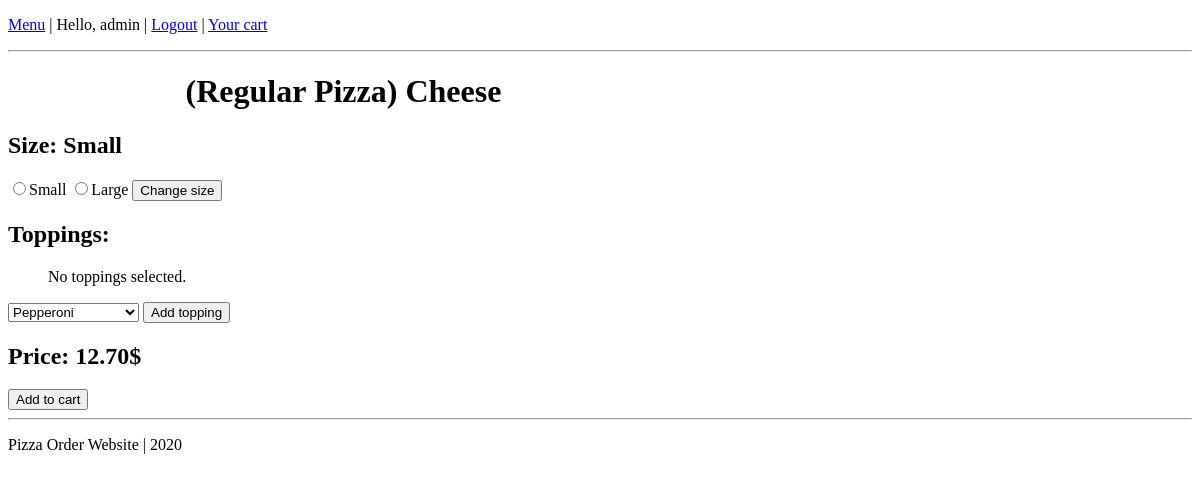
The page /1 (signed in) on the database its author committed.
### orders/models.py (models this page shows, shortened)
class MenuItem(models.Model):
    name_parent = models.ForeignKey(ItemName, on_delete=models.CASCADE, related_name='item_list', verbose_name='(Kind) - Name', default=-1)
    size_parent = models.ForeignKey(ItemSize, on_delete=models.CASCADE, related_name='item_list', verbose_name='(Kind) - Size', default=-1)
    price = models.DecimalField(max_digits=5, decimal_places=2, blank=False, default=0)
    @property
    def kind_parent(self):
        return self.name_parent.kind_parent
    @property
    def kind(self):
        return self.name_parent.kind_parent.kind
    @property
    def name(self):
        return self.name_parent.name
    @property
    def size(self):
        return self.size_parent.size

class ItemName(models.Model):
    kind_parent = models.ForeignKey(ItemKind, on_delete=models.CASCADE, related_name="name_list", verbose_name='Kind', default=-1)
    name = models.CharField(max_length=64, blank=False, default='')

class ItemKind(models.Model):
    kind = models.CharField(max_length=64, blank=False, default='')

class ItemSize(models.Model):
    kind_parent = models.ForeignKey(ItemKind, on_delete=models.CASCADE, related_name="size_list", verbose_name='Kind', default=-1)
    size = models.CharField(max_length=64, blank=False, default='')

### orders/views.py (the view, shortened to what this page needs)
# urls.py: path("<int:menu_id>", views.item_info, name="item_info"),
def item_info(request, menu_id):
    if not request.user.is_authenticated:
        return render(request, 'error.html', context={"message": "Only authenticated users are able to prepare and submit orders."})
    item = MenuItem.objects.get(id=menu_id)
    if not item:
        raise Http404('Item not in menu.')
    if 'pizza' in item.kind:
        selected_toppings = request.session.get('selected_toppings', [])
        if request.method == 'POST':
            new_topping = request.POST.get('topping', None)
            toDelete_topping = request.POST.get('delete', None)
            if new_topping:
                new_topping = int(new_topping)
            if toDelete_topping:
                toDelete_topping = int(toDelete_topping)
            if new_topping and not new_topping in selected_toppings:
                selected_toppings.append(new_topping)
            elif toDelete_topping and toDelete_topping in selected_toppings:
                selected_toppings.remove(toDelete_topping)
        else:
            selected_toppings = []
        request.session['selected_toppings'] = selected_toppings
        request.session.modified = True
        def numberOfToppingsToName(kind, x):
            if x > 3:
                return 'Special'
            if kind == 'silician pizza':
                return {0: 'Cheese', 1: '1 item', 2: '2 items', 3: '3 items'}[x]
            else:
                return {0: 'Cheese', 1: '1 topping', 2: '2 toppings', 3: '3 toppings'}[x]
        item = MenuItem.objects.filter(
                name_parent__kind_parent__kind = item.kind,
                name_parent__name = numberOfToppingsToName(item.kind, len(selected_toppings)),
                size_parent__size = item.size
                ).first()
        new_size = request.POST.get('size', None)
        if item and new_size:
             item = MenuItem.objects.filter(
                    name_parent__kind_parent__kind = item.kind,
                    name_parent__name = item.name,
                    size_parent__size = new_size
                    ).first()
        context = {
            "item": item,
            "selected_toppings": Topping.objects.filter(id__in=selected_toppings),
            "not_selected_toppings": Topping.objects.exclude(id__in=selected_toppings).all(),
        }
        return render(request, "orders/item_info.html", context)
    else:
        return render(request, "error.html", context={"message": "Currently not supported."})

### orders/templates/orders/item_info.html (shortened to what this page needs)
{% extends "base.html" %}
{% block body %}
    <h1 style="padding-left:15%">({{ item.kind|title }}) {{ item.name }}</h1>
    <h2>Size: {{ item.size }}</h2>
    <form action="{% url 'item_info' item.id %}" method="post">
        {% for size in item.kind_parent.size_list.all %}
            <input type="radio" name="size" value="{{ size.size }}">{{ size.size }}
        {% endfor %}
        <input type="submit" value="Change size"/>
    </form>
    <h2>Toppings:</h2>
    <ul class="nobull">
        {% for topping in selected_toppings %}
            <li>
                <form action="{% url 'item_info' item.id %}" method="post">
                    {% csrf_token %}
                    <button type="submit" name="delete" value="{{ topping.id }}">x</button> {{ topping.name }}
                </form>
            </li>
        {% empty %}
            <li>No toppings selected.</li>
        {% endfor %}
    </ul>
    {% if selected_toppings|length < 5 %}
        <form action="{% url 'item_info' item.id %}" method="post">
            <select name="topping">
                {% for topping in not_selected_toppings %}
                    <option value="{{ topping.id }}">{{ topping.name }}</option>
                {% endfor %}
            </select>
            <input type="submit" value="Add topping"/>
        </form>
    {% else %}
        <p>Maximum number of toppings reached.</p>
    {% endif %}
    <h2>Price: {{ item.price }}$</h2>
    <form action="{% url 'add_to_cart' %}" method="post">{% csrf_token %}
        <button type="submit" name="cart_item" value="{{ item.id }}">Add to cart</button>
    </form>
{% endblock %}

### templates/base.html (shortened to what this page needs)
{% load static %}
<!DOCTYPE html>
<html>
	<head>
        <link rel="stylesheet" type="text/css" href="{% static 'site.css' %}"/>
        {% if request.user.is_authenticated %}
            <p>
                <a href="{% url 'index' %}">Menu</a> |
                Hello, {{ request.user.username }} |
                <a href="{% url 'logout' %}">Logout</a> |
                <a href="{% url 'cart' %}">Your cart</a>
            </p>
        {% else %}
            <p>
                <a href="{% url 'index' %}">Menu</a> |
                <a href="{% url 'register' %}">Register</a> |
                <a href="{% url 'login' %}">Login</a>
            </p>
        {% endif %}
        <hr>
	</head>
	<body>
        {% block body %}
        {% endblock %}
	</body>
    <footer>
        <hr>
        <p>Pizza Order Website | 2020</p>
    </footer>
</html>

### static/site.css (style rules this page uses)
.nobull { list-style-type: none; }

### rows shown on the page
MenuItem: kind "Regular Pizza", name "Cheese", size "Small", price "12.70"
ItemSize: size "Small"
ItemSize: size "Large"

### other values the page prints
{{ request.user.username }} "admin"
form field topping "Pepperoni"
